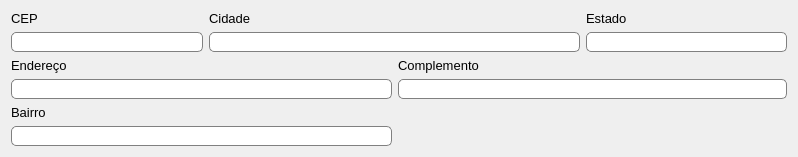
        <widget class="QWidget" name="tab_endereco">
         <attribute name="title">
          <string>Endereço</string>
         </attribute>
         <layout class="QGridLayout" name="gridLayout_2">
          <item row="0" column="0">
           <widget class="QLabel" name="lbl_cep">
            <property name="font">
             <font>
              <pointsize>10</pointsize>
             </font>
            </property>
            <property name="text">
             <string>CEP</string>
            </property>
           </widget>
          </item>
          <item row="0" column="1">
           <widget class="QLabel" name="lbl_cidade">
            <property name="font">
             <font>
              <pointsize>10</pointsize>
             </font>
            </property>
            <property name="text">
             <string>Cidade</string>
            </property>
           </widget>
          </item>
          <item row="0" column="3">
           <widget class="QLabel" name="lbl_estado">
            <property name="font">
             <font>
              <pointsize>10</pointsize>
             </font>
            </property>
            <property name="text">
             <string>Estado</string>
            </property>
           </widget>
          </item>
          <item row="1" column="0">
           <widget class="QLineEdit" name="txt_cep">
            <property name="minimumSize">
             <size>
              <width>131</width>
              <height>20</height>
             </size>
            </property>
            <property name="maximumSize">
             <size>
              <width>16777215</width>
              <height>20</height>
             </size>
            </property>
            <property name="font">
             <font>
              <pointsize>10</pointsize>
             </font>
            </property>
            <property name="toolTip">
             <string>CEP</string>
            </property>
            <property name="whatsThis">
             <string>&lt;html&gt;&lt;head/&gt;&lt;body&gt;&lt;p&gt;Campo do número do CEP do endereço onde fica sediada a transportadora&lt;/p&gt;&lt;/body&gt;&lt;/html&gt;</string>
            </property>
            <property name="styleSheet">
             <string notr="true">QLineEdit#txt_cep{
	background-color: #fff;
	border: 1px solid gray;
	border-radius: 5px;
}
QLineEdit#txt_cep:focus{
	border: 2px solid rgba(81, 203, 238, 1);
}
QLineEdit#txt_cep:disabled {
	background-color:  #dcdcdc;
	color: #6a6767;
	border: 1px solid gray;
}</string>
            </property>
            <property name="maxLength">
             <number>9</number>
            </property>
           </widget>
          </item>
          <item row="1" column="1" colspan="2">
           <widget class="QLineEdit" name="txt_cidade">
            <property name="minimumSize">
             <size>
              <width>371</width>
              <height>20</height>
             </size>
            </property>
            <property name="font">
             <font>
              <pointsize>10</pointsize>
             </font>
            </property>
            <property name="toolTip">
             <string>Cidade</string>
            </property>
            <property name="whatsThis">
             <string>&lt;html&gt;&lt;head/&gt;&lt;body&gt;&lt;p&gt;Campo do nome da cidade onde fica sediada a transportadora&lt;/p&gt;&lt;/body&gt;&lt;/html&gt;</string>
            </property>
            <property name="styleSheet">
             <string notr="true">QLineEdit#txt_cidade{
	background-color: #fff;
	border: 1px solid gray;
	border-radius: 5px;
}
QLineEdit#txt_cidade:focus{
	border: 2px solid rgba(81, 203, 238, 1);
}
QLineEdit#txt_cidade:disabled {
	background-color:  #dcdcdc;
	color: #6a6767;
	border: 1px solid gray;
}</string>
            </property>
            <property name="maxLength">
             <number>100</number>
            </property>
            <property name="readOnly">
             <bool>true</bool>
            </property>
           </widget>
          </item>
          <item row="1" column="3">
           <widget class="QLineEdit" name="txt_estado">
            <property name="minimumSize">
             <size>
              <width>201</width>
              <height>20</height>
             </size>
            </property>
            <property name="font">
             <font>
              <pointsize>10</pointsize>
             </font>
            </property>
            <property name="toolTip">
             <string>Estado</string>
            </property>
            <property name="whatsThis">
             <string>&lt;html&gt;&lt;head/&gt;&lt;body&gt;&lt;p&gt;Campo do nome do estado onde fica sediada a transportadora&lt;/p&gt;&lt;/body&gt;&lt;/html&gt;</string>
            </property>
            <property name="styleSheet">
             <string notr="true">QLineEdit#txt_estado{
	background-color: #fff;
	border: 1px solid gray;
	border-radius: 5px;
}
QLineEdit#txt_estado:focus{
	border: 2px solid rgba(81, 203, 238, 1);
}
QLineEdit#txt_estado:disabled {
	background-color:  #dcdcdc;
	color: #6a6767;
	border: 1px solid gray;
}</string>
            </property>
            <property name="maxLength">
             <number>50</number>
            </property>
            <property name="readOnly">
             <bool>true</bool>
            </property>
           </widget>
          </item>
          <item row="2" column="0">
           <widget class="QLabel" name="lbl_endereco">
            <property name="font">
             <font>
              <pointsize>10</pointsize>
             </font>
            </property>
            <property name="text">
             <string>Endereço</string>
            </property>
           </widget>
          </item>
          <item row="2" column="2">
           <widget class="QLabel" name="lbl_complemento">
            <property name="font">
             <font>
              <pointsize>10</pointsize>
             </font>
            </property>
            <property name="text">
             <string>Complemento</string>
            </property>
           </widget>
          </item>
          <item row="3" column="0" colspan="2">
           <widget class="QLineEdit" name="txt_endereco">
            <property name="minimumSize">
             <size>
              <width>381</width>
              <height>20</height>
             </size>
            </property>
            <property name="font">
             <font>
              <pointsize>10</pointsize>
             </font>
            </property>
            <property name="toolTip">
             <string>Endereço</string>
            </property>
            <property name="whatsThis">
             <string>&lt;html&gt;&lt;head/&gt;&lt;body&gt;&lt;p&gt;Campo do endereço da transportadora&lt;/p&gt;&lt;/body&gt;&lt;/html&gt;</string>
            </property>
            <property name="styleSheet">
             <string notr="true">QLineEdit#txt_endereco{
	background-color: #fff;
	border: 1px solid gray;
	border-radius: 5px;
}
QLineEdit#txt_endereco:focus{
	border: 2px solid rgba(81, 203, 238, 1);
}
QLineEdit#ttxt_endereco:disabled {
	background-color:  #dcdcdc;
	color: #6a6767;
	border: 1px solid gray;
}</string>
            </property>
            <property name="maxLength">
             <number>100</number>
            </property>
           </widget>
          </item>
          <item row="3" column="2" colspan="2">
           <widget class="QLineEdit" name="txt_complemento">
            <property name="minimumSize">
             <size>
              <width>331</width>
              <height>20</height>
             </size>
            </property>
            <property name="font">
             <font>
              <pointsize>10</pointsize>
             </font>
            </property>
            <property name="toolTip">
             <string>Complemento</string>
            </property>
            <property name="whatsThis">
             <string>&lt;html&gt;&lt;head/&gt;&lt;body&gt;&lt;p&gt;Campo do complemento do endereço da transportadora&lt;/p&gt;&lt;/body&gt;&lt;/html&gt;</string>
            </property>
            <property name="styleSheet">
             <string notr="true">QLineEdit#txt_complemento{
	background-color: #fff;
	border: 1px solid gray;
	border-radius: 5px;
}
QLineEdit#txt_complemento:focus{
	border: 2px solid rgba(81, 203, 238, 1);
}
QLineEdit#txt_complemento:disabled {
	background-color:  #dcdcdc;
	color: #6a6767;
	border: 1px solid gray;
}</string>
            </property>
            <property name="maxLength">
             <number>80</number>
            </property>
           </widget>
          </item>
          <item row="4" column="0">
           <widget class="QLabel" name="lbl_bairro">
            <property name="font">
             <font>
              <pointsize>10</pointsize>
             </font>
            </property>
            <property name="text">
             <string>Bairro</string>
            </property>
           </widget>
          </item>
          <item row="5" column="0" colspan="2">
           <widget class="QLineEdit" name="txt_bairro">
            <property name="minimumSize">
             <size>
              <width>381</width>
              <height>20</height>
             </size>
            </property>
            <property name="font">
             <font>
              <pointsize>10</pointsize>
             </font>
            </property>
            <property name="toolTip">
             <string>Bairro</string>
            </property>
            <property name="whatsThis">
             <string>&lt;html&gt;&lt;head/&gt;&lt;body&gt;&lt;p&gt;Campo do nome do bairro do endereço da transportadora&lt;/p&gt;&lt;/body&gt;&lt;/html&gt;</string>
            </property>
            <property name="styleSheet">
             <string notr="true">QLineEdit#txt_bairro{
	background-color: #fff;
	border: 1px solid gray;
	border-radius: 5px;
}
QLineEdit#txt_bairro:focus{
	border: 2px solid rgba(81, 203, 238, 1);
}
QLineEdit#txt_bairro:disabled {
	background-color:  #dcdcdc;
	color: #6a6767;
	border: 1px solid gray;
}</string>
            </property>
            <property name="maxLength">
             <number>70</number>
            </property>
           </widget>
          </item>
         </layout>
        </widget>
